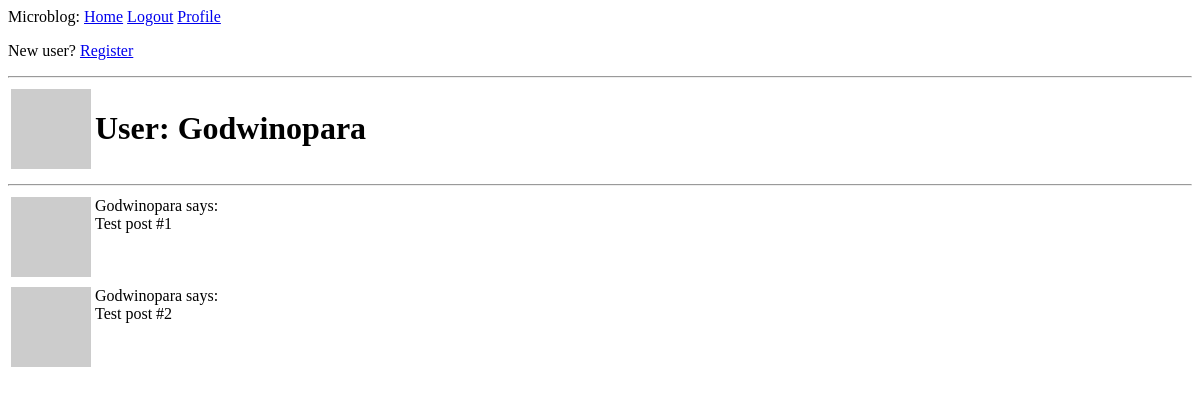
Page /user/Godwinopara (signed in) on the earlier database version.
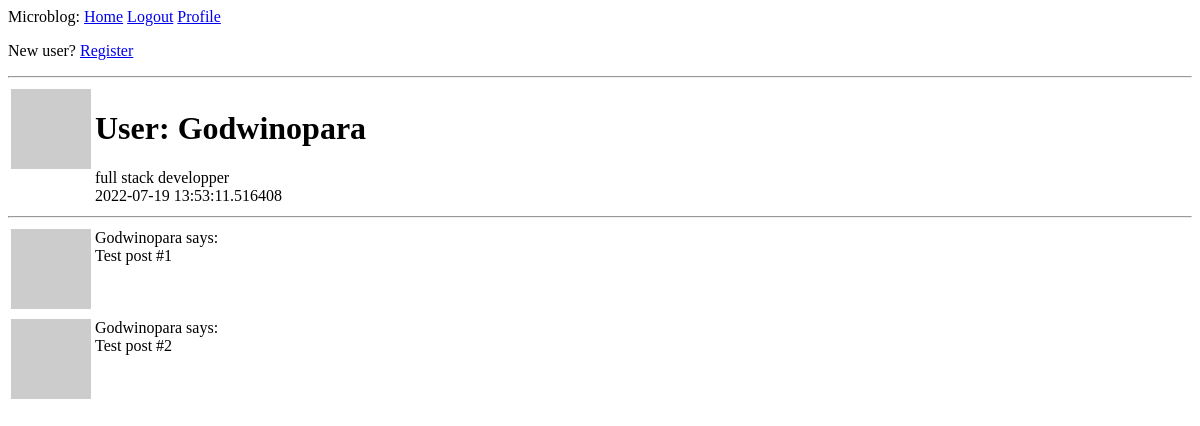
Same page on the later database version.
### app/models.py (models this page shows, shortened)
class User(UserMixin, db.Model):
    __tablename__ = "user"
    id = db.Column(db.Integer, primary_key=True)
    username = db.Column(db.String(64), index=True, unique=True)
    email = db.Column(db.String(120), index=True, unique=True)
    password = db.Column(db.String(128))
    posts = db.relationship("Post", backref="author", lazy="dynamic")
    about_me = db.Column(db.String(140))
    last_seen = db.Column(db.DateTime, default=datetime.utcnow)
    def avatar(self, size):
        digest = md5(self.email.lower().encode('utf-8')).hexdigest()
        return 'https://www.gravatar.com/avatar/{}?d=identicon&s={}'.format(
            digest, size)

### app/__init__.py (the view)
@app.route("/user/<username>")
@login_required
def user(username):
    user = User.query.filter_by(username=username).first_or_404()
    posts = [
        {'author': user, 'body': 'Test post #1'},
        {'author': user, 'body': 'Test post #2'}
    ]
    return render_template("user.html", user=user, posts=posts)

### app/__init__.py (called while the page is built)
@login.user_loader
def load_user(id):
    return User.query.get(int(id))

@app.before_request
def before_request():
    if current_user.is_authenticated:
        current_user.last_seen = datetime.utcnow()
        db.session.commit()

### app/templates/user.html (shortened to what this page needs)
{% extends "base.html" %}
{% block content %}
    <table>
        <tr valign="top">
            <td><img src="{{ user.avatar(128) }}"></td>
            <td>
                <h1>User: {{ user.username }}</h1>
                {% if user.about_me %}
                    {{user.about_me}} <br>
                {% endif %}
                {% if user.last_seen %}
                    {{user.last_seen}} <br>
                {% endif %}
            </td>
        </tr>
    </table>
    <hr>
    {% for post in posts %}
        {% include "_post.html" %}
    {% endfor %}
{% endblock %}

### app/templates/base.html (shortened to what this page needs)
<!DOCTYPE html>
<html lang="en">
<head>
</head>
<body>
  <div>
    Microblog:
    <a href="{{ url_for('index') }}">Home</a>
    {% if current_user.is_anonymous %}
      <a href="{{ url_for('login') }}">Login</a>
    {% else %}
      <a href="{{url_for('logout')}}">Logout</a>
    {% endif %}
    <a href="{{url_for('user', username=current_user.username)}}">Profile</a>
    <p>New user? <a href="{{url_for('register')}}">Register</a></p>
  </div>
  <hr />
  {% block content %}{% endblock %}
</body>
</html>

### app/templates/_post.html
<table>
    <tr valign="top">
        <td><img src="{{ post.author.avatar(36) }}"></td>
        <td>{{ post.author.username }} says:<br>{{ post.body }}</td>
    </tr>
</table>

Differences in the rows shown:
changed User "Godwinopara": about_me (not shown) → "full stack developper"; last_seen (not shown) → "2022-07-19 13:53:11.516408"
